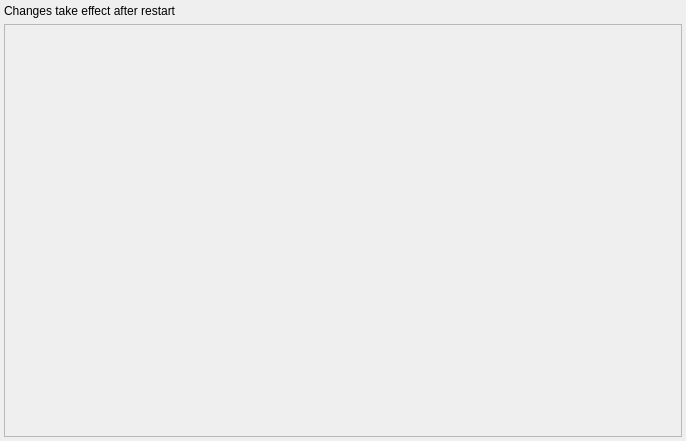
<?xml version="1.0" encoding="UTF-8"?>
<ui version="4.0">
 <class>extension_plugin_manager</class>
 <widget class="QWidget" name="extension_plugin_manager">
  <property name="geometry">
   <rect>
    <x>0</x>
    <y>0</y>
    <width>686</width>
    <height>441</height>
   </rect>
  </property>
  <property name="windowTitle">
   <string>Form</string>
  </property>
  <layout class="QVBoxLayout" name="verticalLayout">
   <property name="margin">
    <number>4</number>
   </property>
   <item>
    <widget class="QLabel" name="label">
     <property name="text">
      <string>Changes take effect after restart</string>
     </property>
    </widget>
   </item>
   <item>
    <widget class="QScrollArea" name="scrollArea">
     <property name="widgetResizable">
      <bool>true</bool>
     </property>
     <widget class="QWidget" name="widget_container">
      <property name="geometry">
       <rect>
        <x>0</x>
        <y>0</y>
        <width>676</width>
        <height>407</height>
       </rect>
      </property>
      <layout class="QVBoxLayout" name="layout_container">
       <property name="margin">
        <number>4</number>
       </property>
      </layout>
     </widget>
    </widget>
   </item>
  </layout>
 </widget>
 <resources/>
 <connections/>
</ui>
